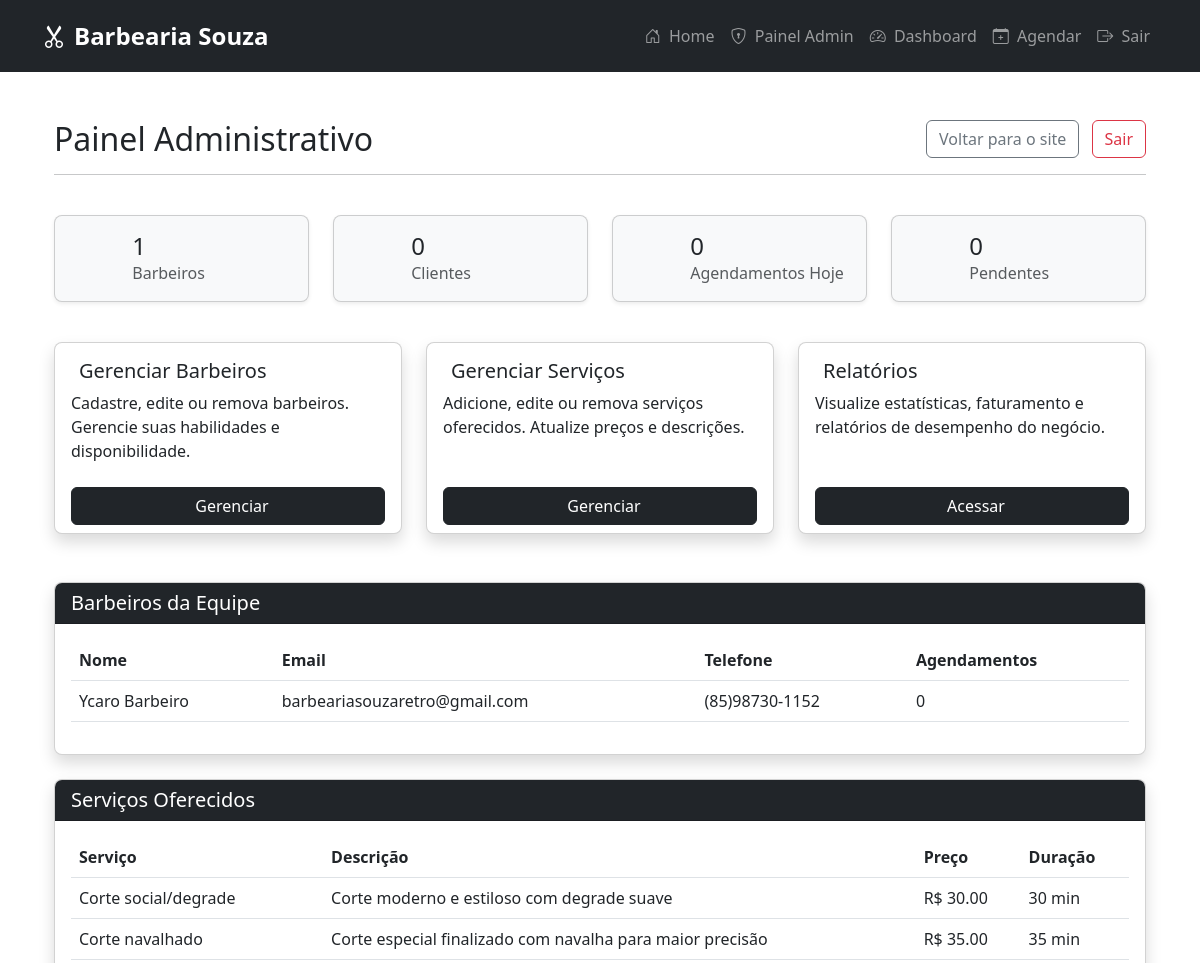
/admin/dashboard (signed in, upper part), run on an earlier commit of the app's database.
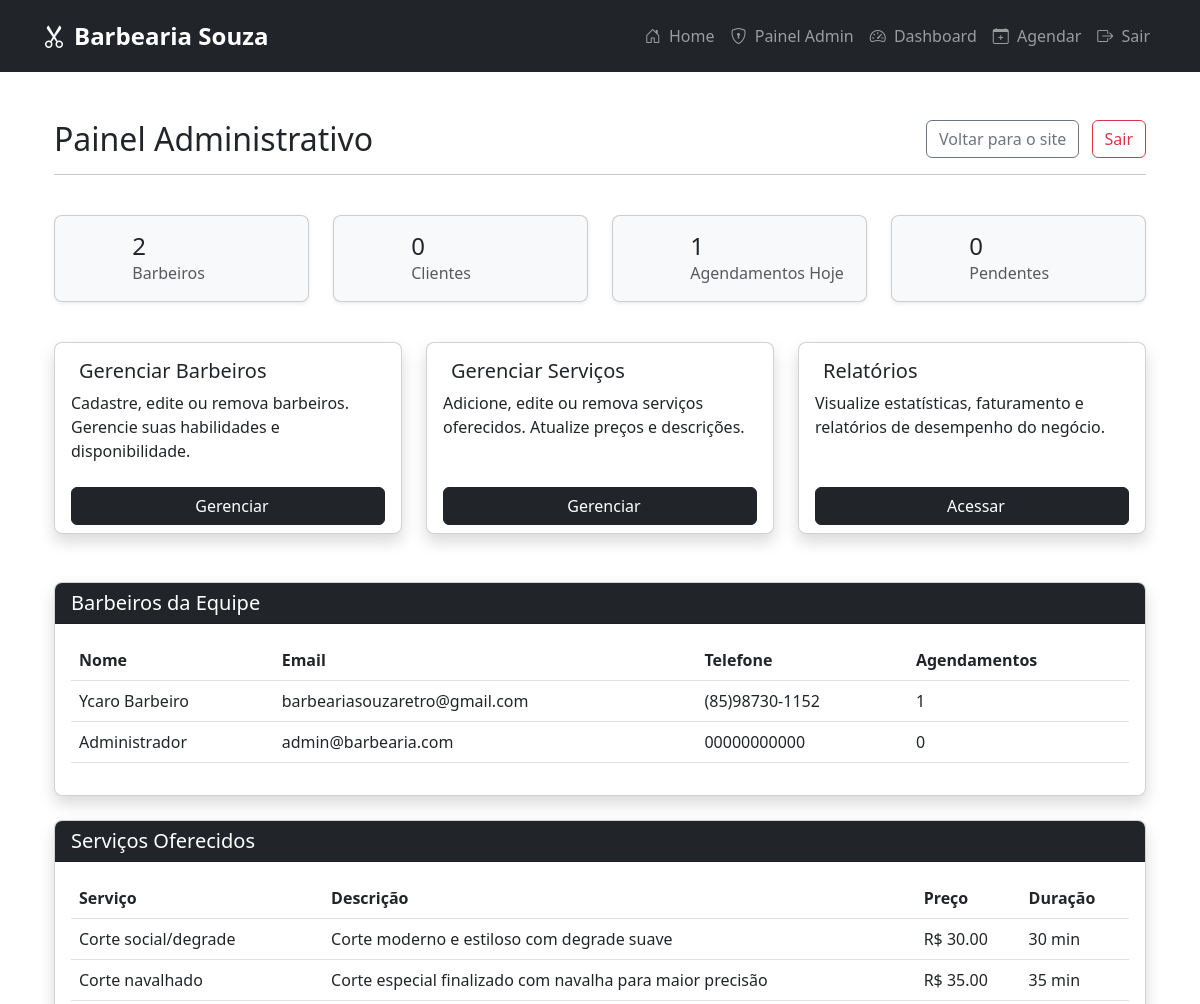
And on a later commit of the database.
### app.py (models this page shows, shortened)
class Usuario(UserMixin, db.Model):
    __tablename__ = 'usuarios'
    id = db.Column(db.Integer, primary_key=True)
    nome = db.Column(db.String(100), nullable=False)
    email = db.Column(db.String(120), unique=True, nullable=False, index=True)
    senha_hash = db.Column(db.String(200), nullable=False)
    telefone = db.Column(db.String(20), index=True)
    is_barbeiro = db.Column(db.Boolean, default=False, index=True)
    pontos_fidelidade = db.Column(db.Integer, default=0)  # Pontos do programa de fidelidade
    agendamentos = db.relationship('Agendamento', foreign_keys='Agendamento.cliente_id', backref='cliente', lazy=True)
    agendamentos_barbeiro = db.relationship('Agendamento', foreign_keys='Agendamento.barbeiro_id', backref='barbeiro', lazy=True)
    servicos = db.relationship('Servico', secondary='barbeiro_servico', backref='barbeiros')
    @property
    def senha(self):
        raise AttributeError('senha não é um atributo legível')

class Servico(db.Model):
    __tablename__ = 'servicos'
    id = db.Column(db.Integer, primary_key=True)
    nome = db.Column(db.String(100), nullable=False)
    descricao = db.Column(db.Text)
    preco = db.Column(db.Float, nullable=False)
    preco_sem_agendamento = db.Column(db.Float)  # Preço sem agendamento (40% a mais)
    duracao = db.Column(db.Integer, nullable=False)  # em minutos
    agendamentos_diretos = db.relationship('Agendamento', backref='servico_principal', foreign_keys='Agendamento.servico_id', lazy=True)
    agendamentos = db.relationship('Agendamento', secondary='agendamento_servico', backref='servicos_adicionais')

### app.py (the view)
@app.route('/admin/dashboard')
@login_required
def admin_dashboard():
    if not is_admin(current_user):
        flash('Acesso restrito. Você não é um administrador.', 'danger')
        return redirect(url_for('index'))
    total_barbeiros = Usuario.query.filter_by(is_barbeiro=True).count()
    total_clientes = Usuario.query.filter_by(is_barbeiro=False).count()
    total_agendamentos_hoje = Agendamento.query.filter(
        func.date(Agendamento.data_hora) == datetime.now().date()
    ).count()
    total_agendamentos_pendentes = Agendamento.query.filter_by(status='pendente').count()
    total_servicos = Servico.query.count()
    barbeiros = Usuario.query.filter_by(is_barbeiro=True).all()
    servicos = Servico.query.all()
    return render_template(
        'admin_dashboard.html',
        total_barbeiros=total_barbeiros,
        total_clientes=total_clientes,
        total_agendamentos_hoje=total_agendamentos_hoje,
        total_agendamentos_pendentes=total_agendamentos_pendentes,
        total_servicos=total_servicos,
        barbeiros=barbeiros,
        servicos=servicos
    )

### app.py (called while the page is built)
@login_manager.user_loader
def load_user(user_id):
    return db.session.get(Usuario, int(user_id))

@app.context_processor
def inject_now():
    return {'now': datetime.now()}

@app.context_processor
def inject_admin_check():
    return {'is_admin': is_admin}

@app.context_processor
def inject_csrf_token():
    return {'csrf_token': generate_csrf()}

def is_admin(user):
    return user.email in ['admin@barbearia.com', 'barbeariasouzaretro@gmail.com']

### templates/admin_dashboard.html (shortened to what the changed rows need)
{% extends 'base.html' %}
{% block content %}
<div class="container-fluid py-4">
    <div class="row mb-4">
        <div class="col-12">
            <div class="d-flex justify-content-between align-items-center">
                <h2 class="mb-0">Painel Administrativo</h2>
            </div>
        </div>
    </div>
    <div class="row mb-4">
        <div class="col-xl-3 col-md-6 mb-3">
            <div class="card stat-card h-100 bg-light shadow-sm">
                <div class="card-body">
                    <div class="row align-items-center">
                        <div class="col-9">
                            <h4 class="mb-0">{{ total_barbeiros }}</h4>
                            <div class="text-muted">Barbeiros</div>
                        </div>
                    </div>
                </div>
            </div>
        </div>
        <div class="col-xl-3 col-md-6 mb-3">
            <div class="card stat-card h-100 bg-light shadow-sm">
                <div class="card-body">
                    <div class="row align-items-center">
                        <div class="col-9">
                            <h4 class="mb-0">{{ total_agendamentos_hoje }}</h4>
                            <div class="text-muted">Agendamentos Hoje</div>
                        </div>
                    </div>
                </div>
            </div>
        </div>
    </div>
    <div class="row mt-4">
        <div class="col-12">
            <div class="card shadow">
                <div class="card-body">
                    <div class="table-responsive">
                        <table class="table table-hover">
                            <thead>
                                <tr>
                                    <th>Nome</th>
                                    <th>Email</th>
                                    <th>Telefone</th>
                                    <th>Agendamentos</th>
                                </tr>
                            </thead>
                            <tbody>
                                {% for barbeiro in barbeiros %}
                                <tr>
                                    <td>{{ barbeiro.nome }}</td>
                                    <td>{{ barbeiro.email }}</td>
                                    <td>{{ barbeiro.telefone }}</td>
                                    <td>{{ barbeiro.agendamentos_barbeiro|length }}</td>
                                </tr>
                                {% endfor %}
                            </tbody>
                        </table>
                    </div>
                </div>
            </div>
        </div>
    </div>
    <div class="row mt-4">
        <div class="col-12">
            <div class="card shadow">
                <div class="card-body">
                    <div class="table-responsive">
                        <table class="table table-hover">
                            <thead>
                                <tr>
                                    <th>Serviço</th>
                                    <th>Descrição</th>
                                    <th>Preço</th>
                                    <th>Duração</th>
                                </tr>
                            </thead>
                            <tbody>
                                {% for servico in servicos %}
                                <tr>
                                    <td>{{ servico.nome }}</td>
                                    <td>{{ servico.descricao }}</td>
                                    <td>R$ {{ "%.2f"|format(servico.preco) }}</td>
                                    <td>{{ servico.duracao }} min</td>
                                </tr>
                                {% endfor %}
                            </tbody>
                        </table>
                    </div>
                </div>
            </div>
        </div>
    </div>
</div>
{% endblock %}

What changed in the data, as far as the page shows it:
changed Usuario "Ycaro Barbeiro": agendamentos_barbeiro|length "0" → "1"
added Usuario: nome "Administrador", email "admin@barbearia.com", telefone "00000000000", agendamentos_barbeiro|length "0"
Also different on the page:
{{ total_barbeiros }}: "1" → "2"
{{ total_agendamentos_hoje }}: "0" → "1"
